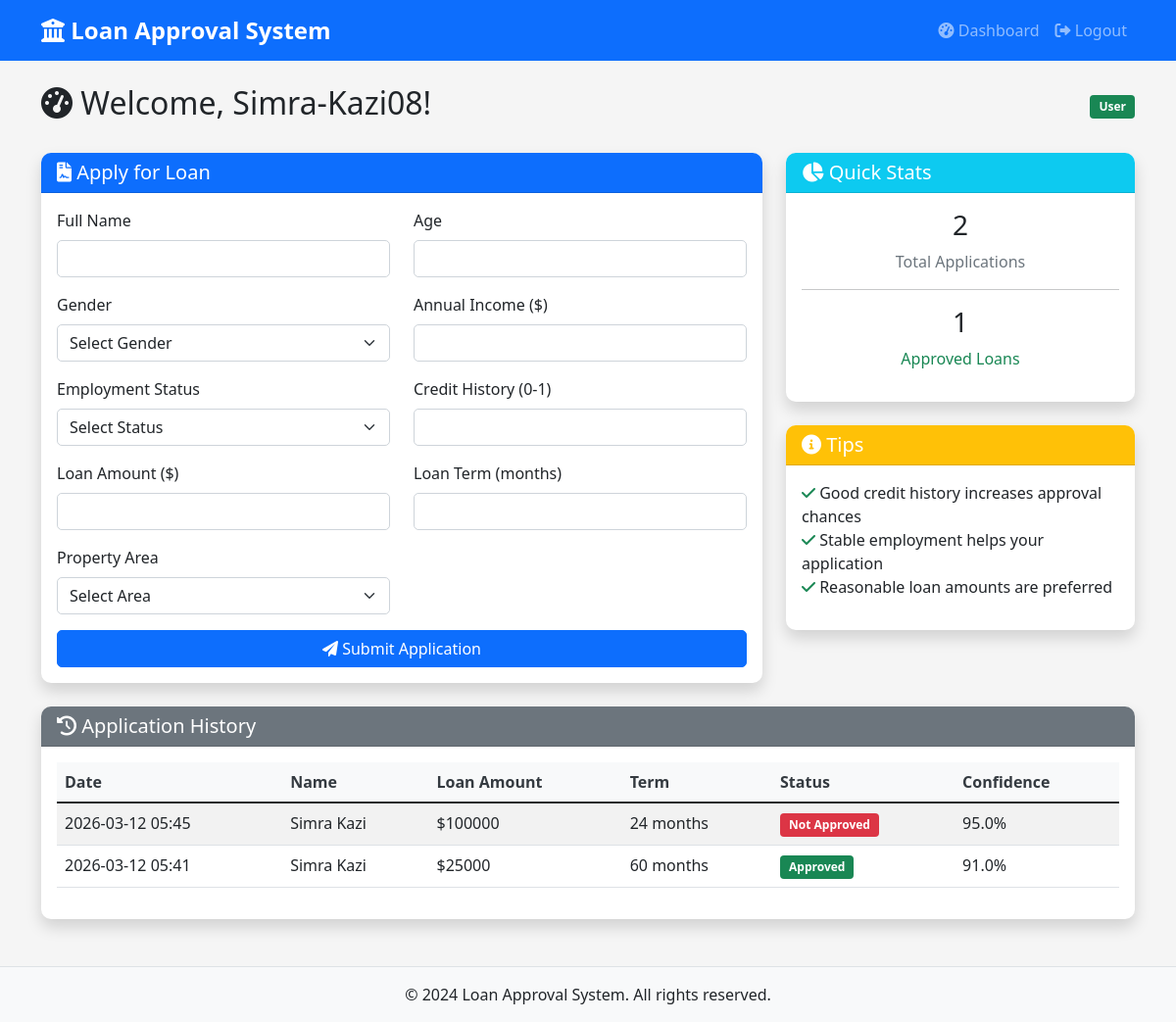
Page /dashboard (signed in) on the committed database.
### app.py (models this page shows, shortened)
class User(db.Model):
    id = db.Column(db.Integer, primary_key=True)
    username = db.Column(db.String(80), unique=True, nullable=False)
    email = db.Column(db.String(120), unique=True, nullable=False)
    password_hash = db.Column(db.String(120), nullable=False)
    is_admin = db.Column(db.Boolean, default=False)
    created_at = db.Column(db.DateTime, default=datetime.utcnow)
    loan_applications = db.relationship('LoanApplication', backref='user', lazy=True)

class LoanApplication(db.Model):
    id = db.Column(db.Integer, primary_key=True)
    user_id = db.Column(db.Integer, db.ForeignKey('user.id'), nullable=False)
    name = db.Column(db.String(100), nullable=False)
    age = db.Column(db.Integer, nullable=False)
    gender = db.Column(db.String(10), nullable=False)
    income = db.Column(db.Float, nullable=False)
    employment_status = db.Column(db.String(50), nullable=False)
    credit_history = db.Column(db.Float, nullable=False)
    loan_amount = db.Column(db.Float, nullable=False)
    loan_term = db.Column(db.Integer, nullable=False)
    property_area = db.Column(db.String(50), nullable=False)
    prediction_result = db.Column(db.String(20), nullable=False)
    prediction_score = db.Column(db.Float)
    created_at = db.Column(db.DateTime, default=datetime.utcnow)

### app.py (the view)
@app.route('/dashboard')
def dashboard():
    if 'user_id' not in session:
        return redirect(url_for('login'))
    if session.get('is_admin'):
        return redirect(url_for('admin_dashboard'))
    user = User.query.get(session['user_id'])
    applications = LoanApplication.query.filter_by(user_id=user.id).order_by(LoanApplication.created_at.desc()).all()
    return render_template('dashboard.html', user=user, applications=applications)

### templates/dashboard.html (shortened to what this page needs)
{% extends "base.html" %}
{% block content %}
<div class="row">
    <div class="col-12">
        <div class="d-flex justify-content-between align-items-center mb-4">
            <h2><i class="fas fa-tachometer-alt"></i> Welcome, {{ user.username }}!</h2>
            <span class="badge bg-success">User</span>
        </div>
    </div>
</div>
<div class="row">
    <div class="col-md-8">
        <div class="card shadow mb-4">
            <div class="card-header bg-primary text-white">
                <h5 class="mb-0"><i class="fas fa-file-contract"></i> Apply for Loan</h5>
            </div>
            <div class="card-body">
                <form method="POST" action="{{ url_for('predict') }}" id="loanForm">
                    <div class="row">
                        <div class="col-md-6">
                            <div class="mb-3">
                                <label for="name" class="form-label">Full Name</label>
                                <input type="text" class="form-control" id="name" name="name" required>
                            </div>
                        </div>
                        <div class="col-md-6">
                            <div class="mb-3">
                                <label for="age" class="form-label">Age</label>
                                <input type="number" class="form-control" id="age" name="age" min="18" max="100" required>
                            </div>
                        </div>
                    </div>
                    <div class="row">
                        <div class="col-md-6">
                            <div class="mb-3">
                                <label for="gender" class="form-label">Gender</label>
                                <select class="form-select" id="gender" name="gender" required>
                                    <option value="">Select Gender</option>
                                </select>
                            </div>
                        </div>
                        <div class="col-md-6">
                            <div class="mb-3">
                                <label for="income" class="form-label">Annual Income ($)</label>
                                <input type="number" class="form-control" id="income" name="income" min="0" step="1000" required>
                            </div>
                        </div>
                    </div>
                    <div class="row">
                        <div class="col-md-6">
                            <div class="mb-3">
                                <label for="employment_status" class="form-label">Employment Status</label>
                                <select class="form-select" id="employment_status" name="employment_status" required>
                                    <option value="">Select Status</option>
                                </select>
                            </div>
                        </div>
                        <div class="col-md-6">
                            <div class="mb-3">
                                <label for="credit_history" class="form-label">Credit History (0-1)</label>
                                <input type="number" class="form-control" id="credit_history" name="credit_history" min="0" max="1" step="0.01" required>
                            </div>
                        </div>
                    </div>
                    <div class="row">
                        <div class="col-md-6">
                            <div class="mb-3">
                                <label for="loan_amount" class="form-label">Loan Amount ($)</label>
                                <input type="number" class="form-control" id="loan_amount" name="loan_amount" min="0" step="1000" required>
                            </div>
                        </div>
                        <div class="col-md-6">
                            <div class="mb-3">
                                <label for="loan_term" class="form-label">Loan Term (months)</label>
                                <input type="number" class="form-control" id="loan_term" name="loan_term" min="12" max="360" required>
                            </div>
                        </div>
                    </div>
                    <div class="row">
                        <div class="col-md-6">
                            <div class="mb-3">
                                <label for="property_area" class="form-label">Property Area</label>
                                <select class="form-select" id="property_area" name="property_area" required>
                                    <option value="">Select Area</option>
                                </select>
                            </div>
                        </div>
                    </div>
                    <div class="d-grid gap-2">
                        <button type="submit" class="btn btn-primary">
                            <i class="fas fa-paper-plane"></i> Submit Application
                        </button>
                    </div>
                </form>
            </div>
        </div>
    </div>
    <div class="col-md-4">
        <div class="card shadow mb-4">
            <div class="card-header bg-info text-white">
                <h5 class="mb-0"><i class="fas fa-chart-pie"></i> Quick Stats</h5>
            </div>
            <div class="card-body">
                <div class="text-center">
                    <h3>{{ applications|length }}</h3>
                    <p class="text-muted">Total Applications</p>
                </div>
                <hr>
                <div class="text-center">
                    <h3>{{ applications|selectattr('prediction_result', 'equalto', 'Approved')|list|length }}</h3>
                    <p class="text-success">Approved Loans</p>
                </div>
            </div>
        </div>
        <div class="card shadow">
            <div class="card-header bg-warning text-white">
                <h5 class="mb-0"><i class="fas fa-info-circle"></i> Tips</h5>
            </div>
            <div class="card-body">
                <ul class="list-unstyled">
                    <li><i class="fas fa-check text-success"></i> Good credit history increases approval chances</li>
                    <li><i class="fas fa-check text-success"></i> Stable employment helps your application</li>
                    <li><i class="fas fa-check text-success"></i> Reasonable loan amounts are preferred</li>
                </ul>
            </div>
        </div>
    </div>
</div>
<div class="row">
    <div class="col-12">
        <div class="card shadow">
            <div class="card-header bg-secondary text-white">
                <h5 class="mb-0"><i class="fas fa-history"></i> Application History</h5>
            </div>
            <div class="card-body">
                {% if applications %}
                <div class="table-responsive">
                    <table class="table table-striped">
                        <thead>
                            <tr>
                                <th>Date</th>
                                <th>Name</th>
                                <th>Loan Amount</th>
                                <th>Term</th>
                                <th>Status</th>
                                <th>Confidence</th>
                            </tr>
                        </thead>
                        <tbody>
                            {% for app in applications %}
                            <tr>
                                <td>{{ app.created_at.strftime('%Y-%m-%d %H:%M') }}</td>
                                <td>{{ app.name }}</td>
                                <td>${{ "%.0f"|format(app.loan_amount) }}</td>
                                <td>{{ app.loan_term }} months</td>
                                <td>
                                    {% if app.prediction_result == 'Approved' %}
                                        <span class="badge bg-success">{{ app.prediction_result }}</span>
                                    {% else %}
                                        <span class="badge bg-danger">{{ app.prediction_result }}</span>
                                    {% endif %}
                                </td>
                                <td>{{ "%.1f%%"|format(app.prediction_score * 100) if app.prediction_score else 'N/A' }}</td>
                            </tr>
                            {% endfor %}
                        </tbody>
                    </table>
                </div>
                {% else %}
                <p class="text-center text-muted">No loan applications yet. Submit your first application above!</p>
                {% endif %}
            </div>
        </div>
    </div>
</div>
{% endblock %}

### static/css/style.css (style rules this page uses)
:root { --primary-color: #007bff; --secondary-color: #6c757d; --success-color: #28a745; --danger-color: #dc3545; --warning-color: #ffc107; --info-color: #17a2b8; --light-color: #f8f9fa; --dark-color: #343a40; }
body { font-family: 'Segoe UI', Tahoma, Geneva, Verdana, sans-serif; background-color: #f5f5f5; min-height: 100vh; }
.card { border: none; border-radius: 10px; box-shadow: 0 4px 6px rgba(0, 0, 0, 0.1); transition: transform 0.2s ease-in-out, box-shadow 0.2s ease-in-out; }
.card-header { border-radius: 10px 10px 0 0 !important; font-weight: 600; }
.btn { border-radius: 5px; font-weight: 500; transition: all 0.2s ease-in-out; }
.form-control, .form-select { border-radius: 5px; border: 1px solid #ced4da; transition: border-color 0.15s ease-in-out, box-shadow 0.15s ease-in-out; }
.badge { font-size: 0.75rem; padding: 0.5em 0.75em; }
.table { background-color: white; }
.table th { border-top: none; font-weight: 600; color: var(--dark-color); background-color: #f8f9fa; }
.badge { animation: fadeIn 0.3s ease-in; }

### rows in the picture
User: username "Simra-Kazi08"
LoanApplication: created_at "2026-03-12 05:45", name "Simra Kazi", loan_amount "100000", loan_term "24", prediction_result "Not Approved", prediction_score "95.0%"
LoanApplication: created_at "2026-03-12 05:41", name "Simra Kazi", loan_amount "25000", loan_term "60", prediction_result "Approved", prediction_score "91.0%"

### other values in the picture
{{ 'Dashboard' if not session.is_admin else 'Admin Dashboard' }} "Dashboard"
{{ applications|length }} "2"
